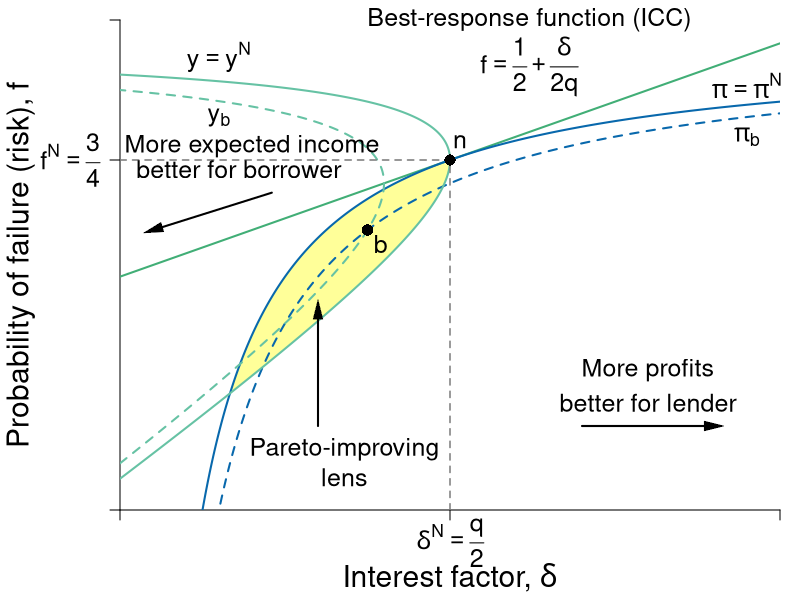

Recreate this plot in R.
#Graph Designer: Simon Halliday, Scott Cohn
#Authors: Bowles and Halliday
#Title: Coordination, Conflict and Competition: A Text in Microeconomics

library(shape)
pdf(file = "credit/non_contractual_risk.pdf", width = 8, height = 6)

#Set parameters for graphics
pointsize <- 1.8
axislabelsize <- 1.8
labelsize <- 1.5
namesize <- 1.8
annotatesize <- 1.5
graphlinewidth <- 2
segmentlinewidth <- 1.5

COL <- c("#7fc97f", "#beaed4", "#fdc086", "#ffff99", "#386cb0", "#f0027f", "#bf5b17", "#666666")
COLA <- c("#e0f3db", "#99d8c9","#66c2a4","#41ae76", "#238b45", "#005824")
COLB <- c("#c6dbef", "#4eb3d3", "#2b8cbe", "#0868ac","#084081")
COLC <- c("#fcfbfd", "#efedf5", "#dadaeb", "#bcbddc", "#9e9ac8", "#807dba", "#6a51a3", "#54278f", "#3f007d")
grays <- gray.colors(25, start = 1, end = 0, alpha = 1)

#Edited the margins to cater for the larger LHS labels
par(mar =  c(4.5, 6, 1, 1))

brfFn <- function(delta, q = 1) {
  .5 + (delta / (2 * q)) 
}

PCFn <- function(delta, q = 1) {
  delta/q
}

isoreturnFn <- function(delta, pi=0.125) {
  1 - (pi)/delta
}


yFn <- function(d1, f1, q = 1){
  q*f1*(1 - f1) - d1*(1 - f1)
}

profitFn <- function(d1, q = 1){
  d1/2 - (1/(2*q))*(d1)^2
}

ylow <- function(delta, q = 1, ybar = 0.0625){
  (-sqrt(delta^2 - 2*delta*q + q^2 - 4*q*ybar) + delta + q)/(2*q)
}

yhigh <- function(delta, q = 1, ybar = 0.0625){
  (sqrt(delta^2 - 2*delta*q + q^2 - 4*q*ybar) + delta + q)/(2*q)
}

xlims <- c(0, 1)
ylims <- c(0, 1.05)

npts <- 501 
d1 <- seq(xlims[1], xlims[2], length.out = npts)
f1 <- seq(ylims[1], ylims[2], length.out = npts) 
a <- c(0.0625)

plot(0, 0, xlim = xlims, ylim = ylims, type = "n",
     xlab = expression(paste("")),
     ylab = expression(paste("")), 
     xaxt = "n", 
     yaxt = "n", 
     cex.lab = axislabelsize, 
     bty = "n", 
     xaxs = "i", 
     yaxs = "i"
)


ticksy <- c(ylims[1], brfFn(delta = 0.5), ylims[2])
ylabels <- c(NA, expression(paste(f^{N} == frac(3,4))), NA)
ticksx <- c(xlims[1], 0.5, xlims[2])
xlabels <- c(NA, NA, NA)

axis(1, at = ticksx, pos = 0, labels = xlabels, cex.axis = labelsize)
axis(2, at = ticksy, pos = 0, labels = ylabels, las = 1, cex.axis = labelsize)

text(0.5, -0.07, expression(paste(delta^{N} == frac(q,2))), xpd = TRUE, cex = labelsize) 

npts <- 503 
xx1 <- seq(xlims[1], xlims[2], length.out = npts)
xx2 <- seq(0, 1, length.out = npts)

xpoly1 <- seq(from = 0.168, to = 0.5, length.out = 500)
ypoly1 <- ylow(xpoly1)
ypoly2 <- isoreturnFn(xpoly1)
polygon(x = c(xpoly1, rev(xpoly1)), y = c(ypoly1, rev(ypoly2)), col = COL[4], density = NULL, border = NA)


#Draw the graphs
lines(xx1, brfFn(xx1), col = COLA[4], lwd = graphlinewidth)
#lines(xx1, PCFn(xx1), col = COLA[2], lwd = graphlinewidth)
lines(xx1, isoreturnFn(xx1), col = COLB[4], lwd = graphlinewidth)
lines(xx1, isoreturnFn(xx1, pi = 0.15), col = COLB[4], lty = 2,  lwd = graphlinewidth)

#Axis labels
mtext(expression(paste("Interest factor, ", delta)), side = 1, line = 3.3, cex = axislabelsize)
text(-0.15, 0.5*(ylims[2]), expression(paste("Probability of failure (risk), ", f)), xpd = TRUE, cex = axislabelsize, srt = 90) 


contour(d1, f1,
        outer(d1, f1, yFn),
        drawlabels = FALSE,
        col = COLA[3],
        lwd = graphlinewidth,
        levels = a,
        xaxs = "i",
        yaxs = "i",
        add = TRUE)

contour(d1, f1,
        outer(d1, f1, yFn),
        drawlabels = FALSE,
        col = COLA[3],
        lwd = graphlinewidth,
        lty = 2, 
        levels = 0.09,
        xaxs = "i",
        yaxs = "i",
        add = TRUE)


segments(0.5, 0, 0.5, brfFn(delta = 0.5), lty = 2, col = grays[20] , lwd = segmentlinewidth)
segments(0, brfFn(delta = 0.5), 0.5, brfFn(delta = 0.5), lty = 2, col = grays[20] , lwd = segmentlinewidth)

#Annotate points (4,4),(2,8),(8,2) on feasibility frontier
text(0.5 + 0.015, isoreturnFn(0.5) + 0.04, expression(paste(n)), cex = labelsize)
points(0.5, isoreturnFn(0.5), pch = 16, col = "black", cex = 1.5)

text(0.375 + 0.02, 0.6 - 0.03, expression(paste(b)), cex = labelsize)
points(0.375, 0.6, pch = 16, col = "black", cex = 1.5)

text(0.15, 0.97, expression(paste(y == y^{N})), cex = labelsize)
text(0.15, 0.84, expression(paste(y[b])), cex = labelsize)
text(0.95, 0.8, expression(paste(pi[b])), cex = labelsize)
text(0.95, 0.91, expression(paste(pi == pi^{N})), cex = labelsize, xpd = TRUE)

text(0.62, 1.05, expression(paste("Best-response function (ICC)")), cex = labelsize, xpd = TRUE)
text(0.62, 0.95, expression(paste(f == frac(1,2) + frac(delta, 2*q))), cex = labelsize)

# text(0.64, 0.4, expression(paste("A's participation")), cex = labelsize)
# text(0.64, 0.34, expression(paste("constraint")), cex = labelsize)
# text(0.64, 0.22, expression(paste(f == frac(delta, q))), cex = labelsize)
# Arrows(0.64, 0.44, 0.64, 0.58, col = "black", lty = 1, lwd = 2, arr.type = "triangle", arr.lwd = 0.5)


#text(0.87, 0.6, expression(paste("P's isoprofit curve")), cex = labelsize, xpd = TRUE)
#Arrows(0.87, 0.63, 0.87, 0.82, col = "black", lty = 1, lwd = 2, arr.type = "triangle", arr.lwd = 0.5)

text(0.34, 0.13, expression(paste("Pareto-improving")), cex = labelsize)
text(0.34, 0.07, expression(paste("lens")), cex = labelsize)
Arrows(0.3, 0.18, 0.3, 0.43, col = "black", lty = 1, lwd = 2, arr.type = "triangle", arr.lwd = 0.5)

# ff
Arrows(0.7, 0.18, 0.9, 0.18, col = "black", lty = 1, lwd = 2, arr.type = "triangle", arr.lwd = 0.5)
text(0.8, 0.3, expression(paste('More profits')), cex = labelsize, xpd = TRUE)
text(0.8, 0.23, expression(paste('better for lender')), cex = labelsize, xpd = TRUE)

text(0.20, 0.78, expression("More expected income"), cex = labelsize)
text(0.18, 0.73,  expression("better for borrower"), cex = labelsize)
Arrows(0.23, 0.68, 0.05, 0.6, col = "black", lty = 1, lwd = 2, arr.type = "triangle", arr.lwd = 0.5)
#Arrows(0.23, 0.68, 0.05, 0.68, col = "black", lty = 1, lwd = 2, arr.type = "triangle", arr.lwd = 0.5)

dev.off()
